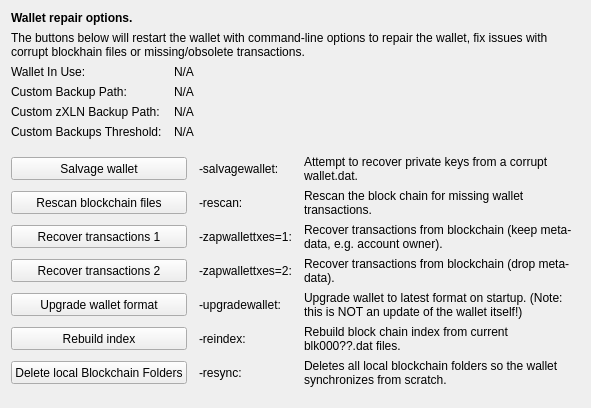
     <widget class="QWidget" name="tab_repair">
      <attribute name="title">
       <string>&amp;Wallet Repair</string>
      </attribute>
      <layout class="QGridLayout" name="gridLayout_4" columnstretch="0,0,0,0">
       <property name="horizontalSpacing">
        <number>12</number>
       </property>
       <item row="0" column="0" colspan="4">
        <widget class="QLabel" name="label_repair_header">
         <property name="font">
          <font>
           <weight>75</weight>
           <bold>true</bold>
          </font>
         </property>
         <property name="text">
          <string>Wallet repair options.</string>
         </property>
        </widget>
       </item>
       <item row="1" column="0" colspan="4">
        <widget class="QLabel" name="label_repair_helptext">
         <property name="font">
          <font>
           <weight>50</weight>
           <bold>false</bold>
          </font>
         </property>
         <property name="text">
          <string>The buttons below will restart the wallet with command-line options to repair the wallet, fix issues with corrupt blockhain files or missing/obsolete transactions.</string>
         </property>
         <property name="wordWrap">
          <bool>true</bool>
         </property>
        </widget>
       </item>
       <item row="2" column="0">
        <widget class="QLabel" name="wallet_path_label">
         <property name="text">
          <string>Wallet In Use:</string>
         </property>
        </widget>
       </item>
       <item row="2" column="1" colspan="3">
        <widget class="QLabel" name="wallet_path">
         <property name="cursor">
          <cursorShape>IBeamCursor</cursorShape>
         </property>
         <property name="text">
          <string>N/A</string>
         </property>
         <property name="textFormat">
          <enum>Qt::PlainText</enum>
         </property>
         <property name="textInteractionFlags">
          <set>Qt::LinksAccessibleByMouse|Qt::TextSelectableByKeyboard|Qt::TextSelectableByMouse</set>
         </property>
        </widget>
       </item>
       <item row="3" column="0">
        <widget class="QLabel" name="wallet_custombackuppath_label">
         <property name="text">
          <string>Custom Backup Path:</string>
         </property>
         <property name="visible">
          <bool>false</bool>
         </property>
        </widget>
       </item>
       <item row="3" column="1" colspan="3">
        <widget class="QLabel" name="wallet_custombackuppath">
         <property name="cursor">
          <cursorShape>IBeamCursor</cursorShape>
         </property>
         <property name="text">
          <string>N/A</string>
         </property>
         <property name="textFormat">
          <enum>Qt::PlainText</enum>
         </property>
         <property name="textInteractionFlags">
          <set>Qt::LinksAccessibleByMouse|Qt::TextSelectableByKeyboard|Qt::TextSelectableByMouse</set>
         </property>
         <property name="visible">
          <bool>false</bool>
         </property>
        </widget>
       </item>
       <item row="4" column="0">
        <widget class="QLabel" name="wallet_customzxlnbackuppath_label">
         <property name="text">
          <string>Custom zXLN Backup Path:</string>
         </property>
         <property name="visible">
          <bool>false</bool>
         </property>
        </widget>
       </item>
       <item row="4" column="1" colspan="3">
        <widget class="QLabel" name="wallet_customzxlnbackuppath">
         <property name="cursor">
          <cursorShape>IBeamCursor</cursorShape>
         </property>
         <property name="text">
          <string>N/A</string>
         </property>
         <property name="textFormat">
          <enum>Qt::PlainText</enum>
         </property>
         <property name="textInteractionFlags">
          <set>Qt::LinksAccessibleByMouse|Qt::TextSelectableByKeyboard|Qt::TextSelectableByMouse</set>
         </property>
         <property name="visible">
          <bool>false</bool>
         </property>
        </widget>
       </item>
       <item row="5" column="0">
        <widget class="QLabel" name="wallet_custombackupthreshold_label">
         <property name="text">
          <string>Custom Backups Threshold:</string>
         </property>
         <property name="visible">
          <bool>false</bool>
         </property>
        </widget>
       </item>
       <item row="5" column="1" colspan="3">
        <widget class="QLabel" name="wallet_custombackupthreshold">
         <property name="cursor">
          <cursorShape>IBeamCursor</cursorShape>
         </property>
         <property name="text">
          <string>N/A</string>
         </property>
         <property name="textFormat">
          <enum>Qt::PlainText</enum>
         </property>
         <property name="textInteractionFlags">
          <set>Qt::LinksAccessibleByMouse|Qt::TextSelectableByKeyboard|Qt::TextSelectableByMouse</set>
         </property>
         <property name="visible">
          <bool>false</bool>
         </property>
        </widget>
       </item>
       <item row="6" column="0">
        <spacer name="verticalSpacer_repair1">
         <property name="orientation">
          <enum>Qt::Vertical</enum>
         </property>
         <property name="sizeHint" stdset="0">
          <size>
           <width>10</width>
           <height>10</height>
          </size>
         </property>
        </spacer>
       </item>
       <item row="7" column="0" colspan="2">
        <widget class="QPushButton" name="btn_salvagewallet">
         <property name="minimumSize">
          <size>
           <width>100</width>
           <height>23</height>
          </size>
         </property>
         <property name="text">
          <string>Salvage wallet</string>
         </property>
        </widget>
       </item>
       <item row="7" column="2">
        <widget class="QLabel" name="label_repair_salvage_command">
         <property name="text">
          <string notr="true">-salvagewallet:</string>
         </property>
        </widget>
       </item>
       <item row="7" column="3">
        <widget class="QLabel" name="label_repair_salvage">
         <property name="text">
          <string>Attempt to recover private keys from a corrupt wallet.dat.</string>
         </property>
         <property name="wordWrap">
          <bool>true</bool>
         </property>
        </widget>
       </item>
       <item row="8" column="0" colspan="2">
        <widget class="QPushButton" name="btn_rescan">
         <property name="minimumSize">
          <size>
           <width>100</width>
           <height>23</height>
          </size>
         </property>
         <property name="text">
          <string>Rescan blockchain files</string>
         </property>
        </widget>
       </item>
       <item row="8" column="2">
        <widget class="QLabel" name="label_repair_rescan_command">
         <property name="text">
          <string notr="true">-rescan:</string>
         </property>
        </widget>
       </item>
       <item row="8" column="3">
        <widget class="QLabel" name="label_repair_rescan">
         <property name="text">
          <string>Rescan the block chain for missing wallet transactions.</string>
         </property>
         <property name="wordWrap">
          <bool>true</bool>
         </property>
        </widget>
       </item>
       <item row="9" column="0" colspan="2">
        <widget class="QPushButton" name="btn_zapwallettxes1">
         <property name="minimumSize">
          <size>
           <width>100</width>
           <height>23</height>
          </size>
         </property>
         <property name="text">
          <string>Recover transactions 1</string>
         </property>
        </widget>
       </item>
       <item row="9" column="2">
        <widget class="QLabel" name="label_repair_zap1_command">
         <property name="text">
          <string notr="true">-zapwallettxes=1:</string>
         </property>
        </widget>
       </item>
       <item row="9" column="3">
        <widget class="QLabel" name="label_repair_zap1">
         <property name="text">
          <string>Recover transactions from blockchain (keep meta-data, e.g. account owner).</string>
         </property>
         <property name="wordWrap">
          <bool>true</bool>
         </property>
        </widget>
       </item>
       <item row="10" column="0" colspan="2">
        <widget class="QPushButton" name="btn_zapwallettxes2">
         <property name="minimumSize">
          <size>
           <width>100</width>
           <height>23</height>
          </size>
         </property>
         <property name="text">
          <string>Recover transactions 2</string>
         </property>
        </widget>
       </item>
       <item row="10" column="2">
        <widget class="QLabel" name="label_repair_zap2_command">
         <property name="text">
          <string notr="true">-zapwallettxes=2:</string>
         </property>
        </widget>
       </item>
       <item row="10" column="3">
        <widget class="QLabel" name="label_repair_zap2">
         <property name="text">
          <string>Recover transactions from blockchain (drop meta-data).</string>
         </property>
         <property name="wordWrap">
          <bool>true</bool>
         </property>
        </widget>
       </item>
       <item row="11" column="0" colspan="2">
        <widget class="QPushButton" name="btn_upgradewallet">
         <property name="minimumSize">
          <size>
           <width>100</width>
           <height>23</height>
          </size>
         </property>
         <property name="text">
          <string>Upgrade wallet format</string>
         </property>
        </widget>
       </item>
       <item row="11" column="2">
        <widget class="QLabel" name="label_repair_upgrade_command">
         <property name="text">
          <string notr="true">-upgradewallet:</string>
         </property>
        </widget>
       </item>
       <item row="11" column="3">
        <widget class="QLabel" name="label_repair_upgrade">
         <property name="text">
          <string>Upgrade wallet to latest format on startup. (Note: this is NOT an update of the wallet itself!)</string>
         </property>
         <property name="wordWrap">
          <bool>true</bool>
         </property>
        </widget>
       </item>
       <item row="12" column="0" colspan="2">
        <widget class="QPushButton" name="btn_reindex">
         <property name="minimumSize">
          <size>
           <width>100</width>
           <height>23</height>
          </size>
         </property>
         <property name="text">
          <string>Rebuild index</string>
         </property>
        </widget>
       </item>
       <item row="12" column="2">
        <widget class="QLabel" name="label_repair_reindex_command">
         <property name="text">
          <string notr="true">-reindex:</string>
         </property>
        </widget>
       </item>
       <item row="12" column="3">
        <widget class="QLabel" name="label_repair_reindex">
         <property name="text">
          <string>Rebuild block chain index from current blk000??.dat files.</string>
         </property>
         <property name="wordWrap">
          <bool>true</bool>
         </property>
        </widget>
       </item>
       <item row="13" column="0" colspan="2">
        <widget class="QPushButton" name="btn_resync">
         <property name="minimumSize">
          <size>
           <width>100</width>
           <height>23</height>
          </size>
         </property>
         <property name="text">
          <string>Delete local Blockchain Folders</string>
         </property>
        </widget>
       </item>
       <item row="13" column="2">
        <widget class="QLabel" name="label_repair_resync_command">
         <property name="text">
          <string>-resync:</string>
         </property>
        </widget>
       </item>
       <item row="13" column="3">
        <widget class="QLabel" name="label_repair_resync">
         <property name="text">
          <string>Deletes all local blockchain folders so the wallet synchronizes from scratch.</string>
         </property>
         <property name="wordWrap">
          <bool>true</bool>
         </property>
        </widget>
       </item>
       <item row="14" column="0">
        <spacer name="verticalSpacer_repair2">
         <property name="orientation">
          <enum>Qt::Vertical</enum>
         </property>
         <property name="sizeHint" stdset="0">
          <size>
           <width>20</width>
           <height>10</height>
          </size>
         </property>
        </spacer>
       </item>
      </layout>
     </widget>
